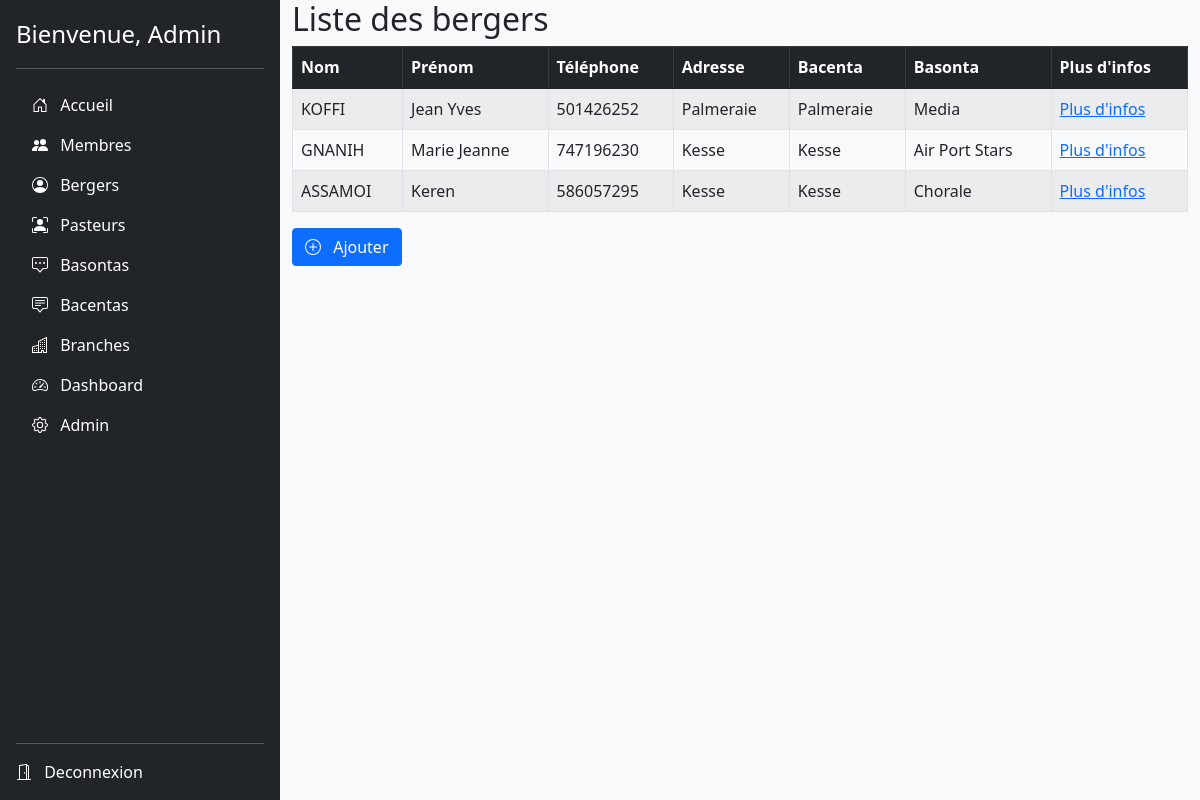
The page /bergers/ (signed in) on the database its author committed.
### follow_up/models.py (models this page shows, shortened)
class Membre(models.Model):
    nom_membre = models.CharField(max_length=256)
    prenom_membre = models.CharField(max_length=256)
    numero_membre = models.PositiveIntegerField()
    adresse_membre = models.CharField(max_length=256)
    role_membre = models.ForeignKey(Role, on_delete=models.DO_NOTHING, )
    basonta_membre = models.ForeignKey(Basonta, related_name='basontas', on_delete=models.DO_NOTHING,)
    bacenta_membre = models.ForeignKey(Bacenta, related_name='bacentas', on_delete=models.DO_NOTHING,)
    branche_membre = models.ForeignKey(Branche, related_name='branches', on_delete=models.DO_NOTHING,)
    bapteme_esprit = models.BooleanField()
    bapteme_eau = models.BooleanField()
    date_ajout_membre = models.DateField(default=datetime.date.today)

class Bacenta(models.Model):
    nom_bacenta = models.CharField(max_length=256, unique=True)
    leader_bacenta = models.CharField(max_length=256, default='Aucun')
    def __str__(self):
        return self.nom_bacenta

class Basonta(models.Model):
    nom_basonta = models.CharField(max_length=256, unique=True)
    leader_basonta = models.CharField(max_length=256, default='Aucun')
    def __str__(self):
        return self.nom_basonta

### follow_up/views.py (the view)
# urls.py: path('bergers/', login_required(views.BergerListView.as_view()), name='berger_list'),
class BergerListView(ListView):
    context_object_name = 'membres'
    model = models.Membre
    template_name = 'bergers/berger_liste.html'

### templates/bergers/berger_liste.html
{% extends "follow_up/base.html" %}
{% block body_block %}
    <div class="container">
        <h2> Liste des bergers </h2>
        <div>
            <table class="table table-bordered table-striped">
                <thead class="table-dark" style="position:sticky">
                    <tr>
                        <th>Nom</th>
                        <th>Prénom</th>
                        <th>Téléphone</th>
                        <th>Adresse</th>
                        <th>Bacenta</th>
                        <th>Basonta</th>
                        <th>Plus d'infos</th>
                    </tr>
                </thead>
                <tbody>
                    {% for membre in membres %}
                        {% if membre.role_membre.pk == 5 or membre.role_membre.pk == 6 or membre.role_membre.pk == 7 or membre.role_membre.pk == 8 %}
                            <tr>
                                 <h6>
                                     <td>{{membre.nom_membre}}</td>
                                     <td>{{membre.prenom_membre}}</td>
                                     <td>{{membre.numero_membre}}</td>
                                     <td>{{membre.adresse_membre}}</td>
                                     <td>{{membre.bacenta_membre}}</td>
                                     <td>{{membre.basonta_membre}}</td>
                                     <td><a href="{{membre.id}}">Plus d'infos</a></td>
                                 </h6>
                            </tr>
                        {% endif %}
                    {% endfor %}
                </tbody>
            </table>
            <p>
                <a class="btn btn-primary" href="{% url 'follow_up:create' %}">
                    <svg class="bi me-2" width="16" height="16"><use xlink:href="#bi-plus-circle"/></svg>
                    Ajouter
                </a>
            </p>
        </div>
    </div>
{% endblock %}

### templates/follow_up/base.html (shortened to what this page needs)
<!DOCTYPE html>
{% load static %}
<html lang="fr">
<head>
    <link rel="stylesheet" href="{% static 'css/bootstrap-5.1.3-dist/css/bootstrap.min.css' %}"/>
    <link href="{% static 'css/sidebars.css' %}" rel="stylesheet">
</head>
<body class="bg-light">
    <main>
      <div class="d-flex flex-column flex-shrink-0 p-3 text-white bg-dark" style="width: 280px;">
        <a href="/" class="d-flex align-items-center mb-3 mb-md-0 me-md-auto text-white text-decoration-none">
          <span class="fs-4">Bienvenue, {{user.first_name}}</span>
        </a>
        <hr>
        <ul class="nav nav-pills flex-column mb-auto">
          <li>
            <a href="{% url 'follow_up:accueil' %}" class="nav-link text-white">
              <svg class="bi me-2" width="16" height="16"><use xlink:href="#home"/></svg>
              Accueil
            </a>
          </li>
          <li>
            <a href="{% url 'follow_up:list' %}" class="nav-link text-white">
              <svg class="bi me-2" width="16" height="16"><use xlink:href="#bi-people-fill"/></svg>
              Membres
            </a>
          </li>
          <li>
            <a href="{% url 'follow_up:berger_list' %}" class="nav-link text-white">
              <svg class="bi me-2" width="16" height="16"><use xlink:href="#bi-person-circle"/></svg>
              Bergers
            </a>
          </li>
          <li>
            <a href="{% url 'follow_up:pasteur_list' %}" class="nav-link text-white">
              <svg class="bi me-2" width="16" height="16"><use xlink:href="#bi-person-bounding-box"/></svg>
              Pasteurs
            </a>
          </li>
          <li>
            <a href="{% url 'follow_up:basonta_list' %}" class="nav-link text-white">
              <svg class="bi me-2" width="16" height="16"><use xlink:href="#bi-chat-square-dots"/></svg>
              Basontas
            </a>
          </li>
          <li>
            <a href="{% url 'follow_up:bacenta_list' %}" class="nav-link text-white">
              <svg class="bi me-2" width="16" height="16"><use xlink:href="#bi-chat-square-text"/></svg>
              Bacentas
            </a>
          </li>
          <li>
            <a href="{% url 'follow_up:branche_list' %}" class="nav-link text-white">
              <svg class="bi me-2" width="16" height="16"><use xlink:href="#bi-building"/></svg>
              Branches
            </a>
          </li>
          <li>
            <a href="#" class="nav-link text-white">
              <svg class="bi me-2" width="16" height="16"><use xlink:href="#speedometer2"/></svg>
              Dashboard
            </a>
          </li>
          <li>
            <a href="{% url 'admin:index' %}" class="nav-link text-white">
              <svg class="bi me-2" width="16" height="16"><use xlink:href="#bi-gear"/></svg>
              Admin
            </a>
          </li>
        </ul>
        <hr>
        <div class="">
            <svg class="bi me-2" width="16" height="16"><use xlink:href="#bi-door-open"/></svg>
            <a href="{% url 'follow_up:user_logout' %}" style="color:white; text-decoration:none;">Deconnexion</a>
        </div>
      </div>
      {% block body_block %}
      {% endblock %}
    </main>
</body>
</html>

### static/css/sidebars.css (style rules this page uses)
body { min-height: 100vh; min-height: -webkit-fill-available; }
html { height: -webkit-fill-available; }
main { display: flex; flex-wrap: nowrap; height: 100vh; max-height: 100vh; overflow-x: auto; overflow-y: hidden; }
.bi { vertical-align: -.125em; pointer-events: none; fill: currentColor; }

### rows shown on the page
Membre: nom_membre "KOFFI", prenom_membre "Jean Yves", numero_membre "501426252", adresse_membre "Palmeraie", bacenta_membre "Palmeraie", basonta_membre "Media"
Membre: nom_membre "GNANIH", prenom_membre "Marie Jeanne", numero_membre "747196230", adresse_membre "Kesse", bacenta_membre "Kesse", basonta_membre "Air Port Stars"
Membre: nom_membre "ASSAMOI", prenom_membre "Keren", numero_membre "586057295", adresse_membre "Kesse", bacenta_membre "Kesse", basonta_membre "Chorale"

### other values the page prints
{{ user.first_name }} "Admin"
